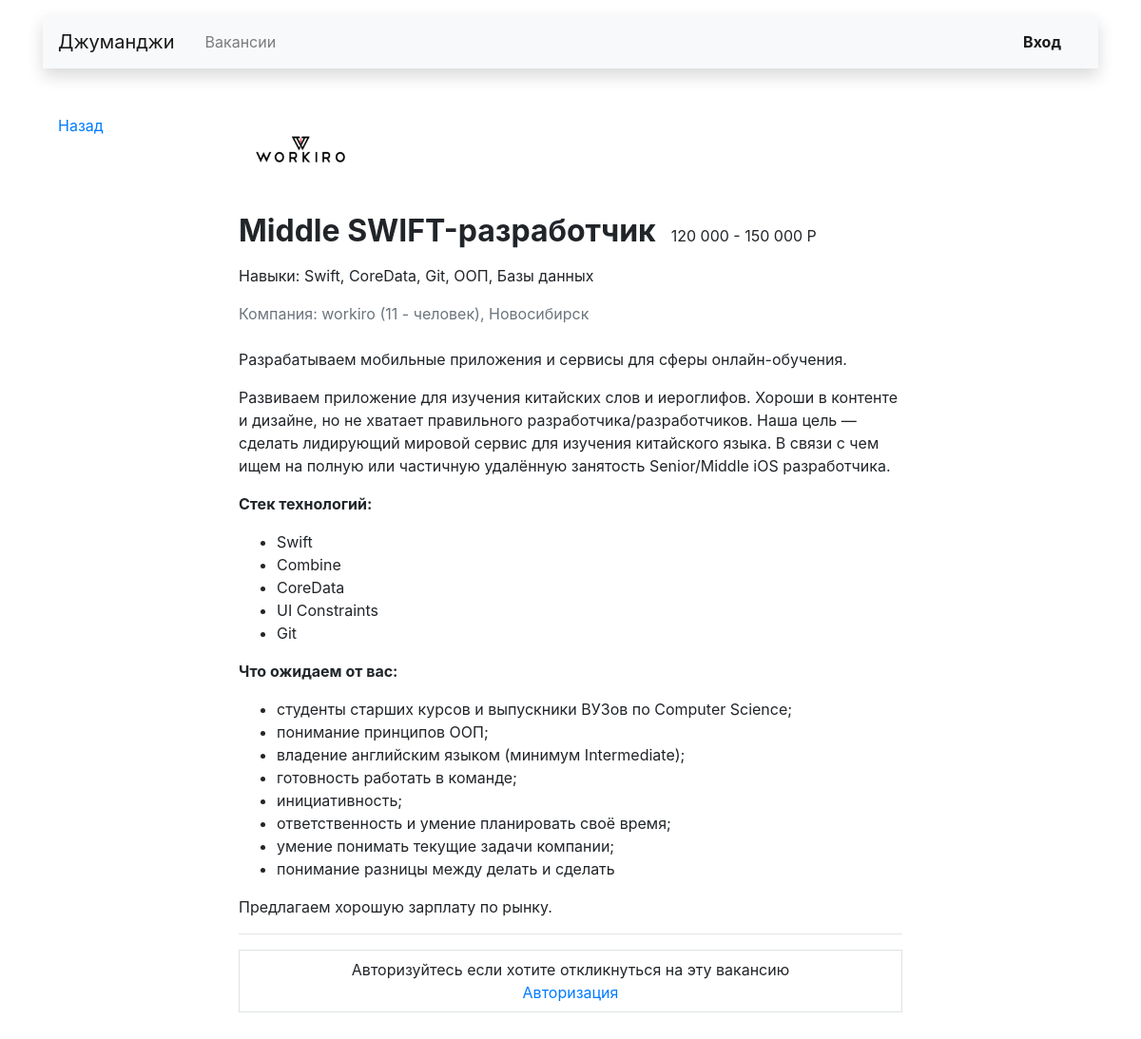
Before: /vacancies/3/ with the older database file.
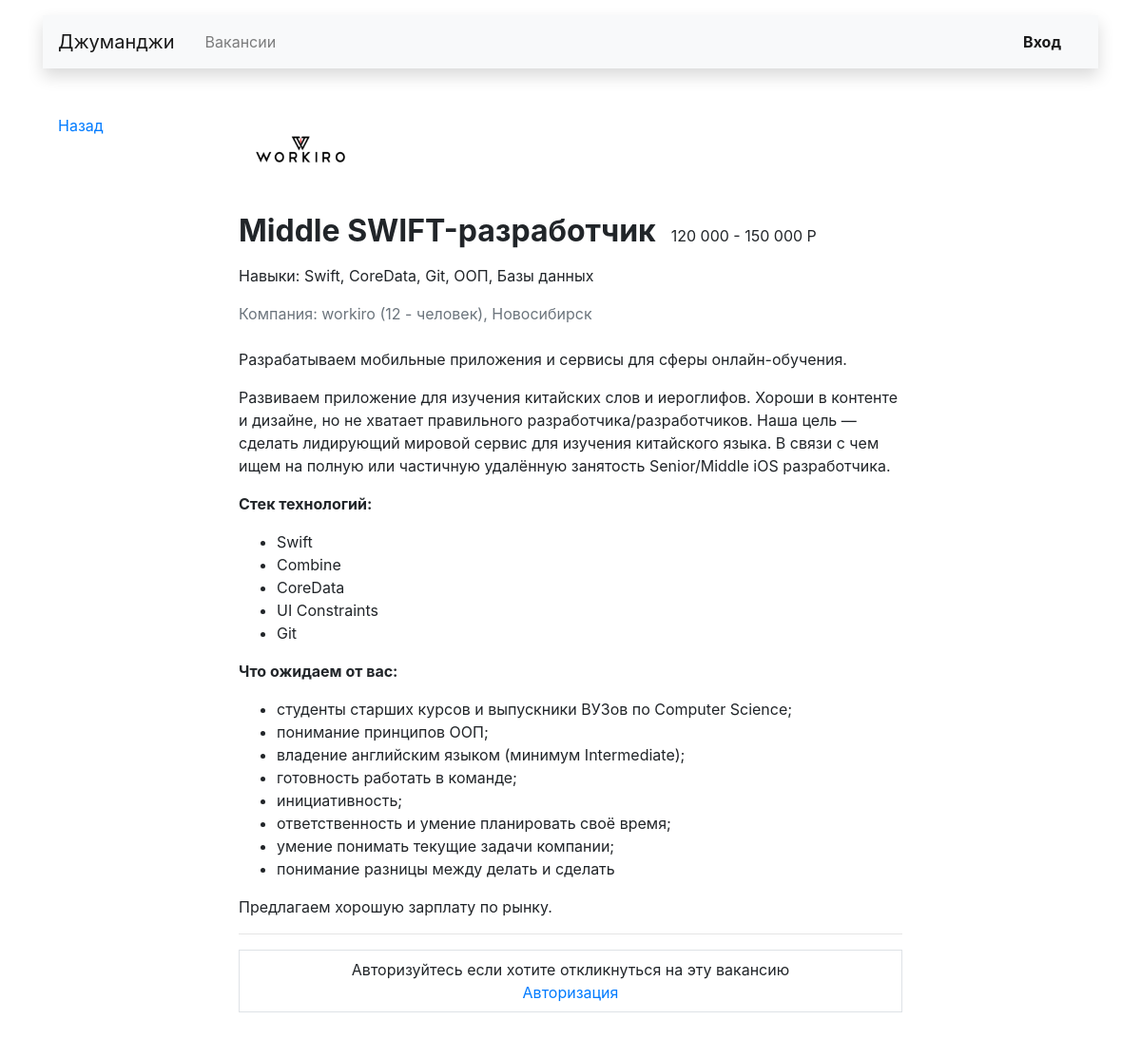
After: the same page with the newer database file.
### main/models.py (models this page shows, shortened)
class Vacancy(models.Model):
    title = models.CharField(max_length=150, verbose_name='Название')
    specialty = models.ForeignKey(
        'Specialty',
        on_delete=models.CASCADE,
        to_field="code",
        related_name="vacancies",
        verbose_name='Специализация',
    )
    company = models.ForeignKey(
        'Company',
        on_delete=models.CASCADE,
        related_name="vacancies",
        verbose_name='Компания',
    )
    skills = models.TextField(blank=True, verbose_name='Навыки')
    description = models.TextField(blank=True, verbose_name='Текст')
    salary_min = models.IntegerField(default=0, blank=True, verbose_name='Зарплата от')
    salary_max = models.IntegerField(default=0, blank=True, verbose_name='Зарплата до')
    published_at = models.DateField(auto_now_add=True, verbose_name='Опубликовано')
    class Meta:
        verbose_name = 'Вакансию'
        verbose_name_plural = 'Вакансии'
        ordering = ['id']

class Company(models.Model):
    name = models.CharField(max_length=50, verbose_name='Название')
    location = models.CharField(max_length=50, verbose_name='Город')
    logo = models.ImageField(
        upload_to='companies',
        default='https://place-hold.it/100x60', blank=True,
        verbose_name='Логотип',
    )
    description = models.TextField(blank=True, verbose_name='Инф. о компании')
    employee_count = models.IntegerField(default=0, verbose_name='Кол-во сотрудников')
    owner = models.OneToOneField(
        User,
        on_delete=models.CASCADE,
        verbose_name='Владелец',
        related_name='owner',
    )
    class Meta:
        verbose_name = 'Компанию'
        verbose_name_plural = 'Компании'
        ordering = ['pk']

### main/views.py (the view, shortened to what this page needs)
# urls.py: path('vacancies/<int:vacancy_id>/', views.OneVacancyView.as_view(), name='one_vacancy'),
class OneVacancyView(FormMixin, DetailView):
    form_class = ApplicationForm
    template_name = 'main/card_one_vacancy.html'
    model = Vacancy
    pk_url_kwarg = 'vacancy_id'

### main/templates/main/card_one_vacancy.html (shortened to what this page needs)
{% extends 'main/main_layout.html' %}
{% load humanize %}
{% block custom_body %}
<main class="container mt-3 pb-5">
    <div class="row mt-5">
        <div class="col-12 col-lg-2">
            <div class="pl-3 mb-5">
                <p><a href="#">Назад</a></p>
            </div>
        </div>
        <div class="col-12 col-lg-8">
            <section class="px-3">
                <div>
                    <a href="#">
                        <img src="{{ object.company.logo.url }}" width="130" height="80" alt="">
                    </a>
                    <div class="d-flex align-items-baseline align-content-baseline">
                        <h1 class="h2 mt-4 font-weight-bold">{{ object.title }}</h1>
                        <p class="m-0 pl-3">
                            {{ object.salary_min|intcomma }}
                            -
                            {{ object.salary_max|intcomma }} Р
                        </p>
                    </div>
                    <p class="mt-2">Навыки: {{ object.skills }}</p>
                    <p class="text-muted mb-4">Компания:
                        {{ object.company.name }}
                        ({{ object.company.employee_count }} - человек),
                        {{ object.company.location }}
                    </p>
                    <p>{{ object.company.description }}</p>
                    {{ object.description|safe }}
                </div>
                <hr>
                {% if request.user.is_authenticated %}
                <div style="line-height: 1.8;">
                    <form action="" class="card mt-4 mb-3" method="post">
                        <div class="card-body mx-3">
                            <p class="h5 my-3 font-weight-normal">Отозваться на вакансию</p>
                            <hr>
                            {% csrf_token %}
                            <div class="text-danger">{{ form.non_field_errors }}</div>
                            {% for field in form %}
                                <div class="my-2">{{ field.label }}</div>
                                {{ field }}
                                <div class="text-danger">{{ field.errors }}</div>
                            {% endfor %}
                            <div class="form-group mt-4">
                                <button type="submit" class="btn btn-primary">Откликнуться</button>
                            </div>
                        </div>
                    </form>
                </div>
                {% else %}
                    <div class="border p-2 text-center">
                        <div>Авторизуйтесь если хотите откликнуться на эту вакансию</div>
                        <a href="{% url 'login' %}">Авторизация</a>
                    </div>
                {% endif %}
            </section>
        </div>
    </div>
</main>
{% endblock %}

Changed rows visible on the page:
changed through a linked row, Vacancy "Middle SWIFT-разработчик": company.employee_count "11" → "12"
